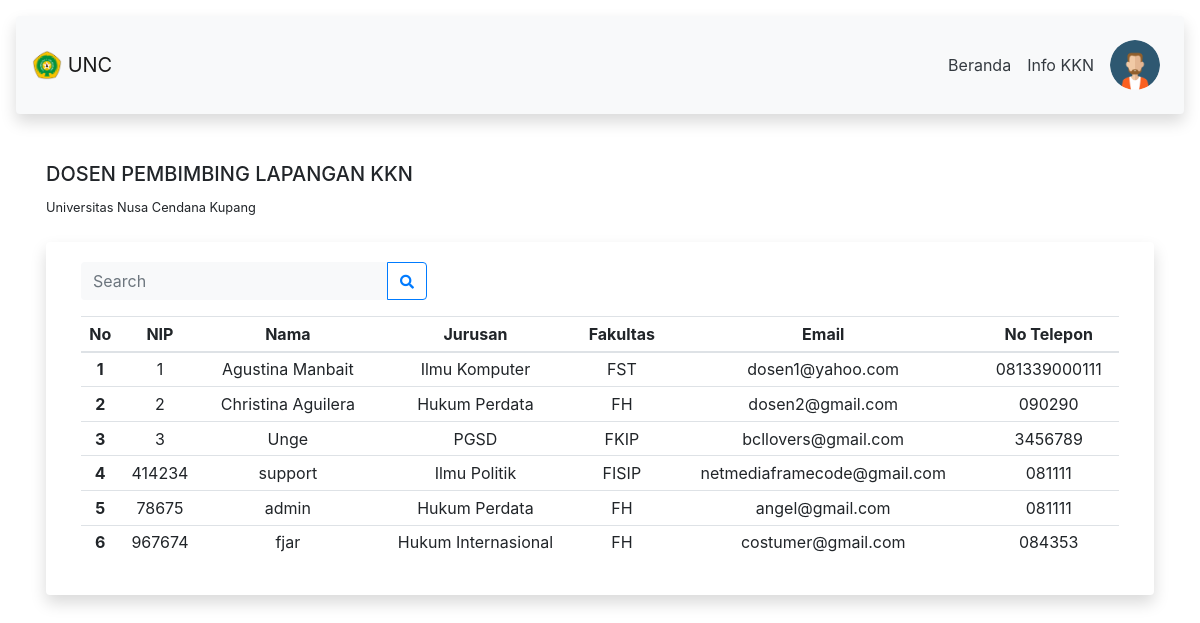
The page /views/dpl (signed in) on the database its author committed.
### tables this page shows
CREATE TABLE `dosen` (
  `id_dosen` int(11) NOT NULL,
  `nip` int(11) NOT NULL,
  `nama_dosen` varchar(100) DEFAULT NULL,
  `email` varchar(100) DEFAULT NULL,
  `password` varchar(100) NOT NULL,
  `no_hp` varchar(13) DEFAULT '-',
  `id_jurusan` int(11) DEFAULT 6,
  `role_id` int(11) NOT NULL
);

CREATE TABLE `jurusan` (
  `id_jurusan` int(11) NOT NULL,
  `nama_jurusan` varchar(25) NOT NULL,
  `id_fakultas` int(11) NOT NULL
);

CREATE TABLE `fakultas` (
  `id_fakultas` int(11) NOT NULL,
  `nama_fakultas` varchar(50) NOT NULL
);

### controller/script.php (called while the page is built, shortened)
<?php
    require_once("../controller/connect_db.php");
            $dosen=mysqli_query($conn, "SELECT * FROM dosen
                JOIN jurusan ON dosen.id_jurusan=jurusan.id_jurusan
                JOIN fakultas ON jurusan.id_fakultas=fakultas.id_fakultas
                WHERE dosen.id_jurusan=jurusan.id_jurusan
                AND jurusan.id_fakultas=fakultas.id_fakultas
                AND dosen.id_dosen>4 OR dosen.id_dosen<4
            ");

### application/views/dpl.php (the view, shortened to what this page needs)
<div class="container-fluid">
    <div class="row m-3 mt-5">
        <div class="col-md-12">
            <h5 class="text-uppercase">Dosen Pembimbing Lapangan KKN</h5>
            <small>Universitas Nusa Cendana Kupang</small>
        </div>
        <div class="col-md-12">
            <div class="card shadow border-0">
                <div class="card-body">
                    <div class="col-md-12 d-sm-flex justify-content-between">
                        <div class="col-md-4 m-0 p-0">
                            <form action="" method="POST">
                                <div class="input-group">
                                    <input type="text" class="form-control bg-light border-0 small" placeholder="Search" aria-label="Search" aria-describedby="basic-addon2" autofocus name="keyword">
                                    <div class="input-group-append">
                                        <button class="btn btn-outline-primary" type="submit" name="search-dpl">
                                            <i class="fas fa-search fa-sm"></i>
                                        </button>
                                    </div>
                                </div>
                            </form>
                        </div>
                    </div>
                    <div class="col-md-12" id="scroll-x">
                        <table class="table table-hover text-center table-sm mt-3">
                            <thead>
                                <tr>
                                    <th scope="col">No</th>
                                    <th scope="col">NIP</th>
                                    <th scope="col">Nama</th>
                                    <th scope="col">Jurusan</th>
                                    <th scope="col">Fakultas</th>
                                    <th scope="col">Email</th>
                                    <th scope="col">No Telepon</th>
                                </tr>
                            </thead>
                            <tbody>
                                <?php $no=1;?>
                                <?php if(mysqli_num_rows($dosen)){while($row=mysqli_fetch_assoc($dosen)){?>
                                <tr>
                                    <th scope="row"><?= $no;?></th>
                                    <td><?= $row['nip']?></td>
                                    <td><?= $row['nama_dosen']?></td>
                                    <td><?= $row['nama_jurusan']?></td>
                                    <td><?= $row['nama_fakultas']?></td>
                                    <td><?= $row['email']?></td>
                                    <td><?= $row['no_hp']?></td>
                                </tr>
                                <?php $no++;?>
                                <?php }}?>
                            </tbody>
                        </table>
                    </div>
                </div>
            </div>
        </div>
    </div>
</div>

### application/views/dpl.php (style rules this page uses)
#scroll-x { overflow-x: auto }

### rows shown on the page
dosen: nip "1", nama_dosen "Agustina Manbait", id_jurusan.nama_jurusan "Ilmu Komputer", fakultas.nama_fakultas "FST", email "dosen1@yahoo.com", no_hp "081339000111"
dosen: nip "2", nama_dosen "Christina Aguilera", id_jurusan.nama_jurusan "Hukum Perdata", fakultas.nama_fakultas "FH", email "dosen2@gmail.com", no_hp "090290"
dosen: nip "3", nama_dosen "Unge", id_jurusan.nama_jurusan "PGSD", fakultas.nama_fakultas "FKIP", email "bcllovers@gmail.com", no_hp "3456789"
dosen: nip "414234", nama_dosen "support", id_jurusan.nama_jurusan "Ilmu Politik", fakultas.nama_fakultas "FISIP", email "netmediaframecode@gmail.com", no_hp "081111"
dosen: nip "78675", nama_dosen "admin", id_jurusan.nama_jurusan "Hukum Perdata", fakultas.nama_fakultas "FH", email "angel@gmail.com", no_hp "081111"
dosen: nip "967674", nama_dosen "fjar", id_jurusan.nama_jurusan "Hukum Internasional", fakultas.nama_fakultas "FH", email "costumer@gmail.com", no_hp "084353"
